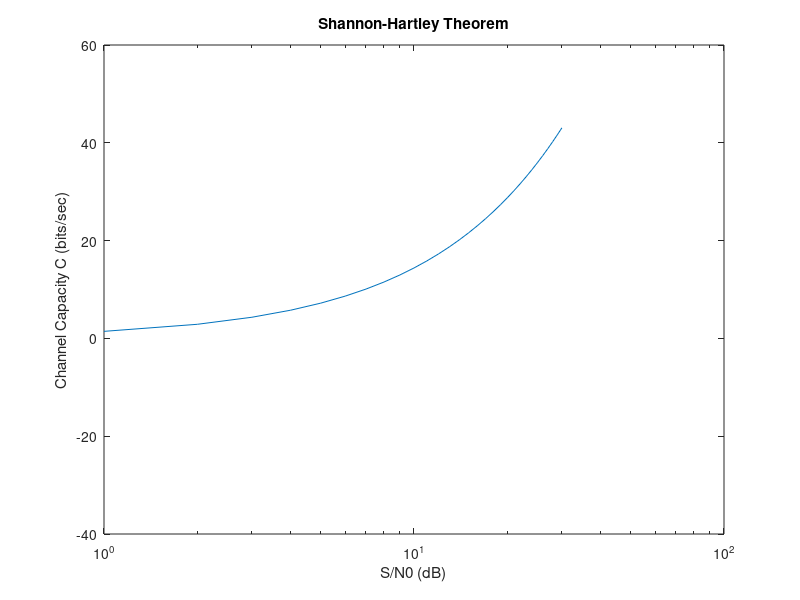

Recreate this plot in MATLAB.
B = 3e3;
S_N0 = -20:1:30;
C = B * log2(1 + S_N0/B);

semilogx(S_N0, C)
xlabel('S/N0 (dB)');
ylabel('Channel Capacity C (bits/sec)');
title('Shannon-Hartley Theorem');
